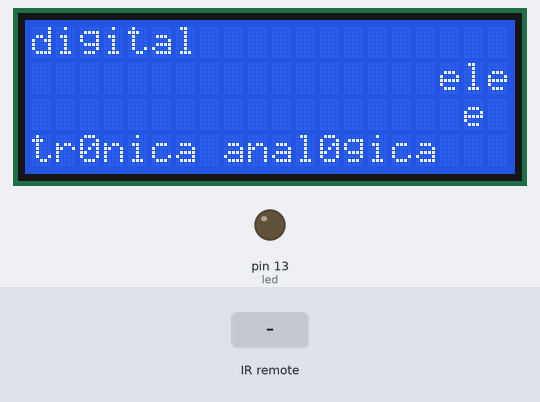
Simulated run of this sketch. Board: Arduino Uno, built with avr-gcc and run on an emulated ATmega328P. Parts: 20×4 character LCD, output pins drawn as LEDs (lit = HIGH). The test bench sets the inputs (shaded band). What the sketch prints to the serial monitor is not drawn.

Above: at 1.2 s.
1.3 s: infrared code 0xE0E036C9 received
At 2.3 s:
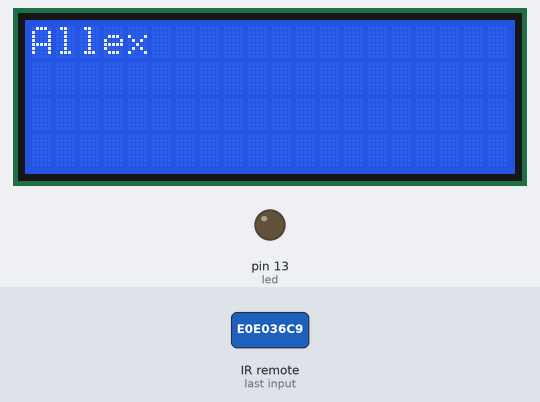
4.3 s: infrared code 0xE0E028D7 received
At 5.1 s:
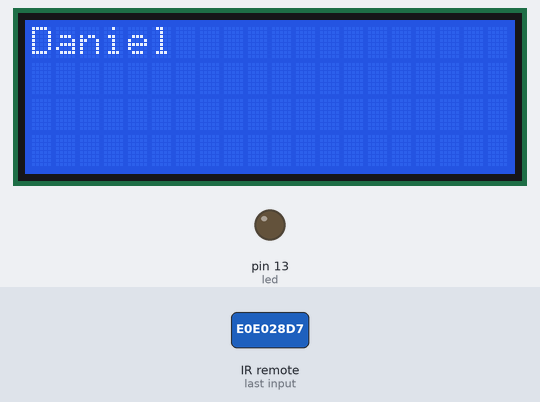
7.3 s: infrared code 0xE0E0A857 received
At 8.5 s:
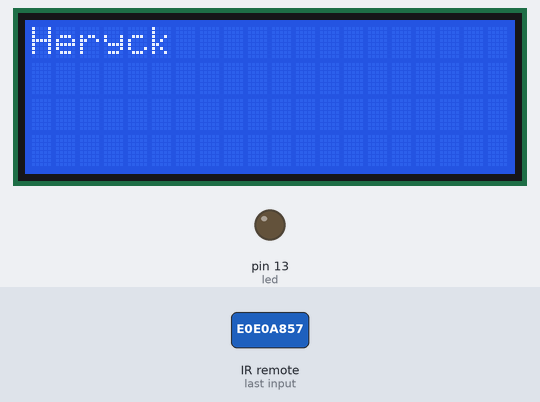
10.3 s: infrared code 0xE0E06897 received
At 11.4 s:
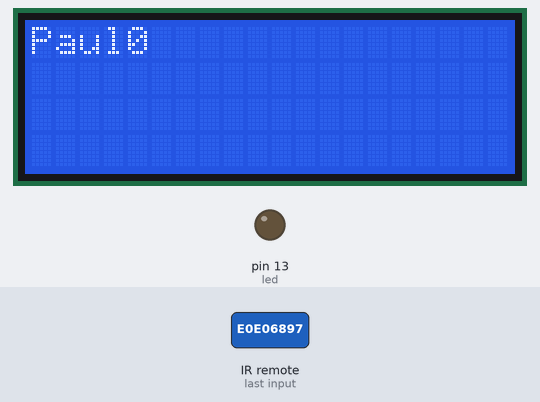
13.3 s: infrared code 0xE0E07689 received
At 14.3 s:
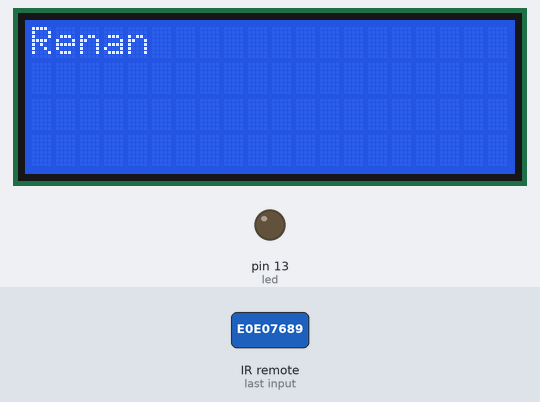
Timing chart, 0 to 16.3 s (numbered marks = the images above; inputs shaded):
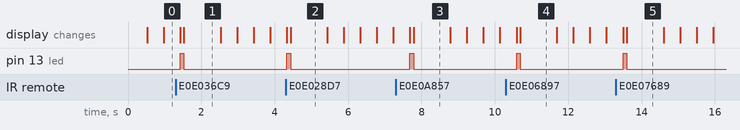

Measured:
- after the input at 1.3 s, pin 13 (led): LOW → HIGH after 0.12 s, → LOW 0.10 s later; the display: first changes after 0.12 s (image 1 shows a later state)
- after the input at 4.3 s, pin 13 (led): LOW → HIGH at once, → LOW 0.10 s later; the display: first changes at once (image 2 shows a later state)
- after the input at 7.3 s, pin 13 (led): LOW → HIGH after 0.38 s, → LOW 0.10 s later; the display: first changes after 0.38 s (image 3 shows a later state)
- after the input at 10.3 s, pin 13 (led): LOW → HIGH after 0.29 s, → LOW 0.10 s later; the display: first changes after 0.29 s (image 4 shows a later state)
- after the input at 13.3 s, pin 13 (led): LOW → HIGH after 0.20 s, → LOW 0.10 s later; the display: first changes after 0.20 s (image 5 shows a later state)
- what the display in image 1 shows lasts 1.0 s, from 1.5 s to 2.5 s

The sketch:

codigo_lcdIR.ino
```cpp
//Incluidas bibliotecas responsáveis pelo display LCD e receptor infravermelho
#include <LiquidCrystal.h>
#include <IRremote.h>

int led = 13;
int i = 0;

IRrecv irrecv(12); //Configuração do pino receptor de sinal IR
LiquidCrystal lcd(7, 6, 5, 4, 3, 2); //COnfiguração dos pinos conectados com display LCD
decode_results resultado;

void setup() {
  pinMode(led, OUTPUT);
  lcd.begin(20, 4); //Inicialização do display LCD
  irrecv.enableIRIn(); //Abilita receptor
  lcd.clear();
  lcd.print("cmn06s1");
  lcd.setCursor(0,4);
  lcd.print("eletr0nica anal0gica e digital");
  Serial.begin(9600);
}

const char * retorna_integrante(double opt) {
  const char *vetor[50];
  int c = 0;
  if(opt == 3772790473) {
    c = 1;
  } else if(opt == 3772786903) {
    c = 2;
  } else if(opt == 3772819543) {
    c = 3;
  } else if(opt == 3772803223) {
    c = 4;
  } else if(opt == 3772806793) {
    c = 5;
  }

  switch(c) {
  	case 1:
    	*vetor = "Allex";
    	break;
    case 2:
    	*vetor = "Daniel";
    	break;
    case 3:
    	*vetor = "Heryck";
    	break;
    case 4:
    	*vetor = "Paul0";
    	break;
    case 5:
    	*vetor = "Renan";
    	break;
    default:
      *vetor = "";
      break;
  }

  return *vetor;
}


void loop() {

  if (irrecv.decode(&resultado)){        // Se um dado for recebido
        lcd.clear();
        digitalWrite(led, HIGH);             // Pisca LED
        delay(100);
        digitalWrite(led, LOW);
        lcd.print(retorna_integrante(resultado.value));
        Serial.println(resultado.value, DEC);
        irrecv.resume();
      	delay(1000);
  } else{
        for(i=0;i<20;i++) {
           if(irrecv.decode(&resultado)){
              break;
            }
           lcd.scrollDisplayLeft();
           delay(450);
        }
  }
}
```
